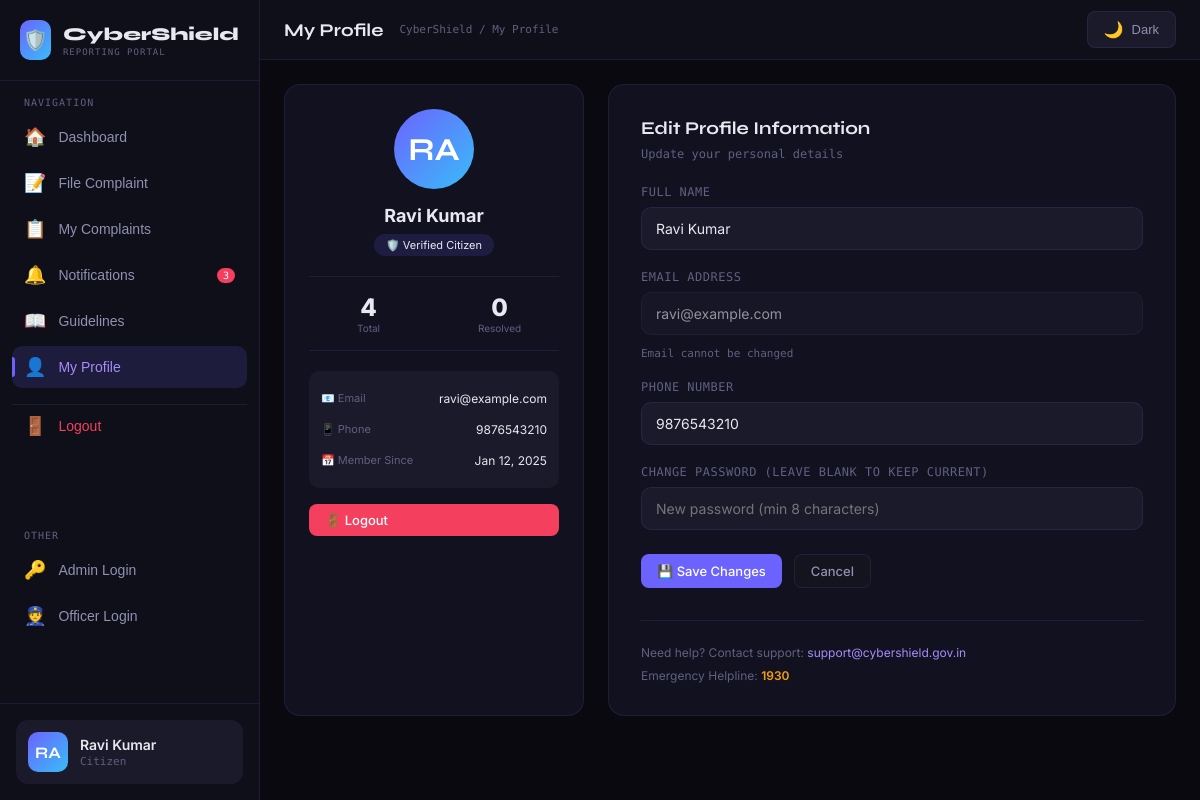
The app's page /profile.php (signed in) with its own data.
### tables this page shows
CREATE TABLE IF NOT EXISTS users (
    id INT AUTO_INCREMENT PRIMARY KEY,
    name VARCHAR(100) NOT NULL,
    email VARCHAR(100) UNIQUE NOT NULL,
    password VARCHAR(255) NOT NULL,
    phone VARCHAR(20),
    created_at TIMESTAMP DEFAULT CURRENT_TIMESTAMP
);

### profile.php (the view, shortened to what this page needs)
<?php
$conn = getConnection();
$userId = $_SESSION['user_id'];
$stmt = $conn->prepare("SELECT * FROM users WHERE id = ?");
$stmt->bind_param("i", $userId);
$stmt->execute();
$user = $stmt->get_result()->fetch_assoc();
$complaintCount = $conn->prepare("SELECT COUNT(*) as count FROM complaints WHERE user_id = ?");
$complaintCount->bind_param("i", $userId);
$complaintCount->execute();
$complaintCount = $complaintCount->get_result()->fetch_assoc()['count'];
$resolvedCount = $conn->prepare("SELECT COUNT(*) as count FROM complaints WHERE user_id = ? AND status = 'resolved'");
$resolvedCount->bind_param("i", $userId);
$resolvedCount->execute();
$resolvedCount = $resolvedCount->get_result()->fetch_assoc()['count'];
?>
<?php include 'includes/header.php'; ?>
<?php include 'includes/sidebar.php'; ?>
<div style="display: grid; grid-template-columns: 300px 1fr; gap: 24px;">
    <div class="card" style="padding: 24px; text-align: center;">
        <div class="avatar" style="width: 80px; height: 80px; font-size: 32px; border-radius: 50%; margin: 0 auto 16px; display: flex; align-items: center; justify-content: center; background: linear-gradient(135deg, var(--accent), var(--accent3));"><?php echo strtoupper(substr($user['name'], 0, 2)); ?></div>
        <div style="font-size: 18px; font-weight: 700;"><?php echo htmlspecialchars($user['name']); ?></div>
        <div style="display: inline-block; background: rgba(108,99,255,0.15); padding: 4px 12px; border-radius: 20px; font-size: 11px; margin-top: 8px;">🛡️ Verified Citizen</div>
        <div style="display: grid; grid-template-columns: 1fr 1fr; gap: 12px; margin: 20px 0; padding: 16px 0; border-top: 1px solid var(--border); border-bottom: 1px solid var(--border);"><div><div style="font-size: 24px; font-weight: 800;"><?php echo $complaintCount; ?></div><div style="font-size: 10px; color: var(--text3);">Total</div></div><div><div style="font-size: 24px; font-weight: 800;"><?php echo $resolvedCount; ?></div><div style="font-size: 10px; color: var(--text3);">Resolved</div></div></div>
        <div style="text-align: left; background: var(--bg4); border-radius: 10px; padding: 12px; margin-bottom: 16px;"><div style="display: flex; justify-content: space-between; padding: 8px 0;"><span style="font-size: 11px; color: var(--text3);">📧 Email</span><span style="font-size: 12px;"><?php echo htmlspecialchars($user['email']); ?></span></div><div style="display: flex; justify-content: space-between; padding: 8px 0;"><span style="font-size: 11px; color: var(--text3);">📱 Phone</span><span style="font-size: 12px;"><?php echo htmlspecialchars($user['phone'] ?? 'Not provided'); ?></span></div><div style="display: flex; justify-content: space-between; padding: 8px 0;"><span style="font-size: 11px; color: var(--text3);">📅 Member Since</span><span style="font-size: 12px;"><?php echo date('M d, Y', strtotime($user['created_at'])); ?></span></div></div>
        <button onclick="location.href='logout.php'" class="btn btn-danger" style="width: 100%;">🚪 Logout</button>
    </div>
    <div class="card" style="padding: 32px;">
        <div class="section-title" style="margin-bottom: 8px;">Edit Profile Information</div>
        <div class="section-subtitle" style="margin-bottom: 24px;">Update your personal details</div>
        <form method="POST">
            <div class="form-group" style="margin-bottom: 20px;"><label class="form-label">Full Name</label><input type="text" name="name" class="form-input" value="<?php echo htmlspecialchars($user['name']); ?>" required></div>
            <div class="form-group" style="margin-bottom: 20px;"><label class="form-label">Email Address</label><input type="email" class="form-input" value="<?php echo htmlspecialchars($user['email']); ?>" disabled style="opacity: 0.6;"><div class="help-tip">Email cannot be changed</div></div>
            <div class="form-group" style="margin-bottom: 20px;"><label class="form-label">Phone Number</label><input type="tel" name="phone" class="form-input" value="<?php echo htmlspecialchars($user['phone'] ?? ''); ?>"></div>
            <div class="form-group" style="margin-bottom: 24px;"><label class="form-label">Change Password (Leave blank to keep current)</label><input type="password" name="new_password" class="form-input" placeholder="New password (min 8 characters)"></div>
            <div style="display: flex; gap: 12px;"><button type="submit" class="btn btn-primary">💾 Save Changes</button><button type="button" class="btn btn-ghost" onclick="location.href='dashboard.php'">Cancel</button></div>
        </form>
        <div style="margin-top: 32px; padding-top: 24px; border-top: 1px solid var(--border);"><div style="font-size: 12px; color: var(--text3);">Need help? Contact support: <span style="color: var(--accent2);">support@cybershield.gov.in</span></div><div style="font-size: 12px; color: var(--text3); margin-top: 8px;">Emergency Helpline: <span style="color: var(--warning); font-weight: 600;">1930</span></div></div>
    </div>
</div>
<?php include 'includes/footer.php'; ?>

### css/style.css (style rules this page uses)
:root { --bg: #09090f; --bg2: #0f0f1a; --bg3: #14141f; --bg4: #1a1a2a; --border: rgba(120,120,255,0.12); --border2: rgba(120,120,255,0.22); --accent: #6c63ff; --accent2: #a78bfa; --accent3: #38bdf8; --danger: #f43f5e; --warning: #f59e0b; --success: #10b981; --text: #e8e8f0; --text2: #9090b0; --text3: #606080; --card: #111120; --card2: #161628; --mono: 'DM Mono', monospace; --sans: 'Inter', sans-serif; --display: 'Syne', sans-serif; }
* { margin: 0; padding: 0; box-sizing: border-box; }
body { font-family: var(--sans); background: var(--bg); color: var(--text); min-height: 100vh; overflow-x: hidden; }
.avatar { width: 40px; height: 40px; border-radius: 10px; background: linear-gradient(135deg, var(--accent), var(--accent3)); display: flex; align-items: center; justify-content: center; font-size: 16px; font-weight: 700; font-family: var(--display); color: white; flex-shrink: 0; }
.btn { display: inline-flex; align-items: center; gap: 8px; padding: 8px 20px; border-radius: 10px; font-size: 13px; font-weight: 600; cursor: pointer; border: none; transition: all 0.15s; font-family: var(--sans); text-decoration: none; }
.btn-primary { background: var(--accent); color: white; }
.btn-ghost { background: transparent; border: 1px solid var(--border2); color: var(--text2); }
.btn-danger { background: rgba(244,63,94,0.15); border: 1px solid rgba(244,63,94,0.3); color: var(--danger); }
.form-group { display: flex; flex-direction: column; gap: 8px; }
.form-label { font-size: 12px; font-family: var(--mono); color: var(--text3); text-transform: uppercase; letter-spacing: 0.5px; }
.form-input, .form-select, .form-textarea { background: var(--bg4); border: 1px solid var(--border); border-radius: 10px; padding: 12px 14px; color: var(--text); font-size: 14px; font-family: var(--sans); outline: none; transition: all 0.15s; }
.help-tip { font-size: 11px; color: var(--text3); margin-top: 4px; font-family: var(--mono); }
.card { background: var(--card); border: 1px solid var(--border); border-radius: 16px; overflow: hidden; }
.section-title { font-family: var(--display); font-size: 18px; font-weight: 700; color: var(--text); }
.section-subtitle { font-size: 12px; color: var(--text3); font-family: var(--mono); margin-top: 4px; }

### includes/sidebar.php (style rules this page uses)
.avatar { width: 40px; height: 40px; border-radius: 10px; background: linear-gradient(135deg, var(--accent), var(--accent3)); display: flex; align-items: center; justify-content: center; font-size: 16px; font-weight: 700; font-family: var(--display); color: white; flex-shrink: 0; }
.btn { padding: 8px 16px; border-radius: 8px; font-weight: 500; cursor: pointer; transition: all 0.2s; border: none; font-size: 13px; }
.btn-ghost { background: var(--bg3); color: var(--text2); border: 1px solid var(--border); }
.btn-danger { background: #f43f5e; color: white; }

### records on screen
users: name "RA", name "Ravi Kumar", email "ravi@example.com", phone "9876543210", created_at "Jan 12, 2025"

### other values on screen
$unreadCount "3"
$initials "RA"
$userName "Ravi Kumar"
$userRole "Citizen"
$pageTitle "My Profile"
$complaintCount "4"
$resolvedCount "0"
